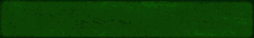
#> input picture scummvm/audio/softsynth/mt32/images/lcd_bg.bmp, 254 x 38 px
$ python ab_compare.py ../scummvm/audio/softsynth/mt32/images/lcd_bg.bmp ../scummvm/audio/softsynth/mt32/images/lcd_bg.bmp ../scummvm/audio/softsynth/mt32/images/lcd_bg.bmp ../scummvm/audio/softsynth/mt32/images/lcd_bg.bmp
#> lines starting #> are read from the running program, lines starting #| are printed output that depends on the picture; after the words box and inside, x2 and y2 are one past the last pixel; in counts of white or black regions, pixels touching at a corner belong together
#!/usr/bin/env python3
"""Original (8-Bit) neben die HD-Komposition legen und die Abweichung beziffern.

Eingabe:  das Originalbild   (hd_ref.ppm,      sichtbarer 8-Bit-Ausschnitt, 1:1)
          die HD-Komposition (hd_step_*.ppm,   Zwischenstand, durch 2 verkleinert)
Ausgabe:  <out>/<name>_ab.png    Original und HD nebeneinander, gleiche Groesse
          <out>/<name>_diff.png  Abweichung, fehlende HD-Texturen rot markiert
          <out>/ab.csv           eine Zeile je Fall mit den Zahlen

Die drei Zahlen, die zaehlen:
  versatz    x/y-Verschiebung mit der besten Deckung. Nicht null heisst: die
             HD-Ebene scrollt oder sitzt anders als das Original.
  ohne_hd    Anteil der Kacheln, in denen die HD-Komposition genauso aussieht wie
             das hochskalierte Original. Dort wurde kein HD-Asset gezeichnet:
             fehlende Textur, nichts geladen, Objekt nicht gezeichnet.
  kanten     Anteil der HD-Kanten, die im Original keine Entsprechung haben.
             Zeigt zusaetzliche oder verschobene Struktur.

Aufruf: python3 harness/ab_compare.py <ref.ppm> <hd.ppm> <ausgabeordner> [name]
"""
import os
import sys

import numpy as np
from PIL import Image

BLOCK = 16          # Kachelgroesse in HD-Pixeln fuer die "ohne_hd"-Auswertung
FLAT_MEAN = 8.0     # mittlere Abweichung unter der eine Kachel als "kein HD" gilt
MAX_SHIFT = 12      # Suchbereich fuer den Versatz, in HD-Pixeln


def load_rgb(path):
    img = Image.open(path).convert("RGB")
    return np.asarray(img, dtype=np.uint8)


def gray(a):
    return (0.299 * a[:, :, 0] + 0.587 * a[:, :, 1] + 0.114 * a[:, :, 2])


def best_shift(a, b):
    """Versatz von b gegen a in Pixeln, aus der Kreuzkorrelation im Frequenzraum.

    Der ganze Suchbereich wird ausgewertet, nicht nur die Nahe. Ein senkrecht nicht
    mitfahrender HD-Hintergrund in hohen Raeumen liegt schnell hunderte Pixel daneben,
    mit einem kleinen Fenster waere das nur ein Randwert. Liegt der Spitzenwert bei
    null, sitzen beide Bilder uebereinander.

    Rueckgabe: dx, dy, Guete. Die Guete ist der Spitzenwert im Verhaeltnis zum Mittel
    der Umgebung. Werte nahe 1 heissen: die beiden Bilder haben nichts gemeinsam, der
    Versatz ist dann Zufall und darf nicht als Befund gelesen werden.
    """
    ga, gb = gray(a), gray(b)
    ga = ga - ga.mean()
    gb = gb - gb.mean()
    fa = np.fft.rfft2(ga)
    fb = np.fft.rfft2(gb)
    cc = np.fft.fftshift(np.fft.irfft2(fa * np.conj(fb), s=ga.shape))
    h, w = cc.shape
    cy, cx = h // 2, w // 2
    dy, dx = np.unravel_index(np.argmax(cc), cc.shape)
    peak = float(cc.max())
    rest = float(np.median(np.abs(cc))) + 1e-9
    quality = peak / rest if peak > 0 else 0.0
    if quality < 1.05:
        return 0, 0, round(quality, 2)
    return int(dx - cx), int(dy - cy), round(quality, 2)


def shifted(a, dx, dy):
    """a um (dx,dy) verschieben, Ränder werden wiederholt."""
    return np.roll(np.roll(a, dy, axis=0), dx, axis=1)


def sobel(g):
    gx = np.zeros_like(g)
    gy = np.zeros_like(g)
    gx[:, 1:-1] = g[:, 2:] - g[:, :-2]
    gy[1:-1, :] = g[2:, :] - g[:-2, :]
    return np.hypot(gx, gy)


def dilate(mask, r=2):
    out = mask.copy()
    for _ in range(r):
        m = out
        out = m.copy()
        out[1:, :] |= m[:-1, :]
        out[:-1, :] |= m[1:, :]
        out[:, 1:] |= m[:, :-1]
        out[:, :-1] |= m[:, 1:]
    return out


def compare(ref_path, hd_path, outdir, name):
    ref = load_rgb(ref_path)
#> in load_rgb, img is the input picture: PIL image 254x38 RGB; mean R, G, B 11.4, 64.4, 4
    hd = load_rgb(hd_path)
    factor = max(1, hd.shape[0] // ref.shape[0])
    ref_up = np.asarray(Image.fromarray(ref).resize(
        (hd.shape[1], hd.shape[0]), Image.NEAREST))

    dx, dy, q = best_shift(ref_up, hd)
    hd_al = shifted(hd, dx, dy)
    ref_al = ref_up

    diff = np.abs(hd_al.astype(np.int16) - ref_al.astype(np.int16)).astype(np.uint8)
    flat = diff.max(axis=2) < FLAT_MEAN

    # Kacheln, in denen die HD-Ebene nichts gegenüber dem Original gewinnt
    bh, bw = hd.shape[0] // BLOCK, hd.shape[1] // BLOCK
    blocks = flat[:bh * BLOCK, :bw * BLOCK].reshape(bh, BLOCK, bw, BLOCK)
    frac = blocks.mean(axis=(1, 3))
    nohd = frac > 0.98
    nohd_pct = 100.0 * nohd.mean()

    e_ref = dilate(sobel(gray(ref_al).astype(np.float32)) > 24, 2)
    e_hd = sobel(gray(hd_al).astype(np.float32)) > 24
    edge_mismatch = 100.0 * (e_hd & ~e_ref).sum() / max(1, e_hd.sum())

    os.makedirs(outdir, exist_ok=True)
    sep = np.full((hd.shape[0], 4, 3), 255, np.uint8)
    ab = np.concatenate([ref_al, sep, hd_al], axis=1)
    Image.fromarray(ab).save(os.path.join(outdir, f"{name}_ab.png"))

    heat = np.clip(diff.astype(np.int32) * 4, 0, 255).astype(np.uint8)
    nohd_full = np.zeros(hd.shape[:2], dtype=bool)
    nohd_full[:bh * BLOCK, :bw * BLOCK] = np.repeat(
        np.repeat(nohd, BLOCK, axis=0), BLOCK, axis=1)
    heat[nohd_full] = (255, 0, 0)
    Image.fromarray(heat).save(os.path.join(outdir, f"{name}_diff.png"))

    row = dict(name=name, ref=f"{ref.shape[1]}x{ref.shape[0]}",
               hd=f"{hd.shape[1]}x{hd.shape[0]}", faktor=factor,
               versatz=f"({dx},{dy})", guete=q, ohne_hd=f"{nohd_pct:.1f}",
               kanten=f"{edge_mismatch:.1f}",
               farbe=f"{diff.mean():.1f}")
    return row, nohd_pct, edge_mismatch


def main():
    if len(sys.argv) < 4:
        print(__doc__)
        return 1
    ref, hd, outdir = sys.argv[1], sys.argv[2], sys.argv[3]
    name = sys.argv[4] if len(sys.argv) > 4 else os.path.basename(ref).split(".")[0]
    row, nohd, edges = compare(ref, hd, outdir, name)
#> in best_shift, `cc = np.fft.fftshift(np.fft.irfft2(fa * np.conj(fb), s=ga.shape))`:
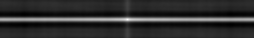
#> cc: shape (38, 254) float64; min -54623.5, max 247732, mean 0; drawn with min black and max white
#> in best_shift, `dy, dx = np.unravel_index(np.argmax(cc), cc.shape)`: dy = 19; dx = 127
#> in best_shift, `peak = float(cc.max())`: peak = 247732
#> in best_shift, `rest = float(np.median(np.abs(cc))) + 1e-9`: rest = 11460
#> in best_shift, `quality = peak / rest if peak > 0 else 0.0`: quality = 21.62
#> in compare, `dx, dy, q = best_shift(ref_up, hd)`: dx = 0; q = 21.62
#> in compare, `diff = np.abs(hd_al.astype(np.int16) - ref_al.astype(np.int16)).astype..`: diff: shape (38, 254, 3); every value is 0
#> in compare, `flat = diff.max(axis=2) < FLAT_MEAN`: flat: shape (38, 254) bool; every value is 1
#> in compare, `nohd_pct = 100.0 * nohd.mean()`: nohd_pct = 100
#> in sobel, `gx = np.zeros_like(g)`: gx: shape (38, 254) float32; every value is 0
#> in sobel, `gy[1:-1, :] = g[2:, :] - g[:-2, :]`:
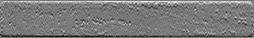
#> gy: shape (38, 254) float32; min -23.52, max 25.87, mean 0.2; drawn with min black and max white
#> in sobel, `return np.hypot(gx, gy)`:
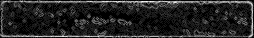
#> returned value: shape (38, 254) float32; min 0, max 26.3, mean 3.8; drawn with min black and max white
#> in dilate, `out = mask.copy()`: out: shape (38, 254) bool; 0.05% white in thin lines or dots, all inside (x1, y1, x2, y2) = (116, 1, 160, 2)
#> after the loop in dilate, `for _ in range(r):`:
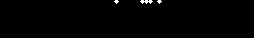
#> out: shape (38, 254) bool; 0.6% white; 3 white regions (2 under 20 px), largest, box (x1, y1, x2, y2) and area: (140, 0, 153, 4) 34
#> in compare, `edge_mismatch = 100.0 * (e_hd & ~e_ref).sum() / max(1, e_hd.sum())`: edge_mismatch = 0
#> in compare, `ab = np.concatenate([ref_al, sep, hd_al], axis=1)`:
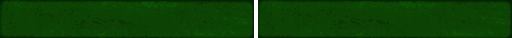
#> ab: shape (38, 512, 3); mean R, G, B 13.3, 65.9, 6
#> in compare, `nohd_full[:bh * BLOCK, :bw * BLOCK] = np.repeat( np.repeat(nohd, BLOCK..`:
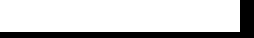
#> nohd_full: shape (38, 254) bool; 79.6% white; 1 black region, box (x1, y1, x2, y2) and area: (0, 0, 254, 38) 1972
#> in compare, `heat[nohd_full] = (255, 0, 0)`:
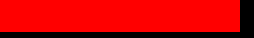
#> heat: shape (38, 254, 3); mean R, G, B 202.9, 0, 0
#> in compare, `row = dict(name=name, ref=f"{ref.shape[1]}x{ref.shape[0]}", hd=f"{hd.s..`: row = 9 items
#> row = 9 items; nohd = 100; edges = 0
    csv = os.path.join(outdir, "ab.csv")
    head = not os.path.exists(csv)
    with open(csv, "a", encoding="utf-8") as f:
        if head:
            f.write("name;ref;hd;faktor;versatz;guete;ohne_hd%;kanten%;farbe\n")
        f.write(";".join(str(row[k]) for k in
                         ["name", "ref", "hd", "faktor", "versatz", "guete", "ohne_hd", "kanten", "farbe"]) + "\n")
    for k, v in row.items():
        print(f"{k:10s} {v}")
#> this loop made 9 passes
#> (k, v) on passes 2 to 9: ('ref', '254x38'), ('hd', '254x38'), ('faktor', 1), ('versatz', '(0,0)'), ('guete', 21.62), ('ohne_hd', '100.0'), ('kanten', '0.0'), ('farbe', '0.0')
#> k on pass 1: 'name'
#| name       ../scummvm/audio/softsynth/mt32/images/lcd_bg.bmp
#| ref        254x38
#| hd         254x38
#| faktor     1
#| versatz    (0,0)
#| guete      21.62
#| ohne_hd    100.0
#| kanten     0.0
#> (further printed lines are left out)
    return 0


if __name__ == "__main__":
    sys.exit(main())
#> (the program exits here)
